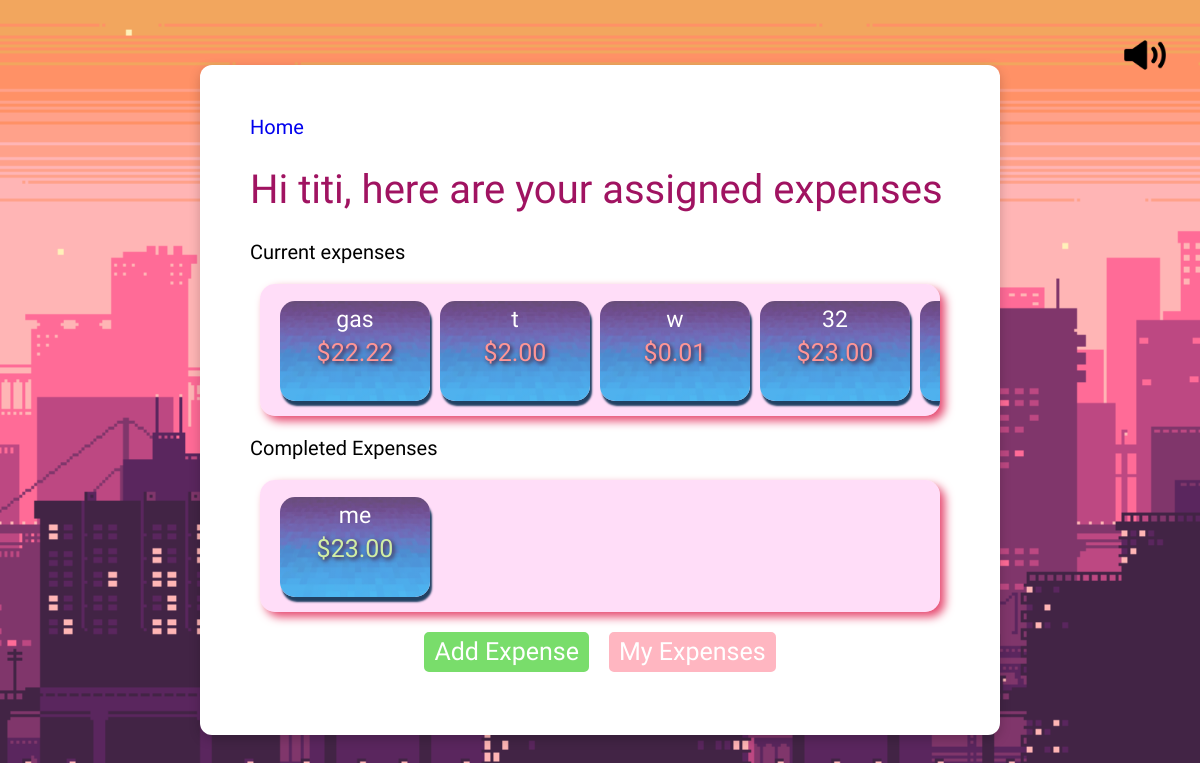
Page /dashboard/2 on the earlier database version.
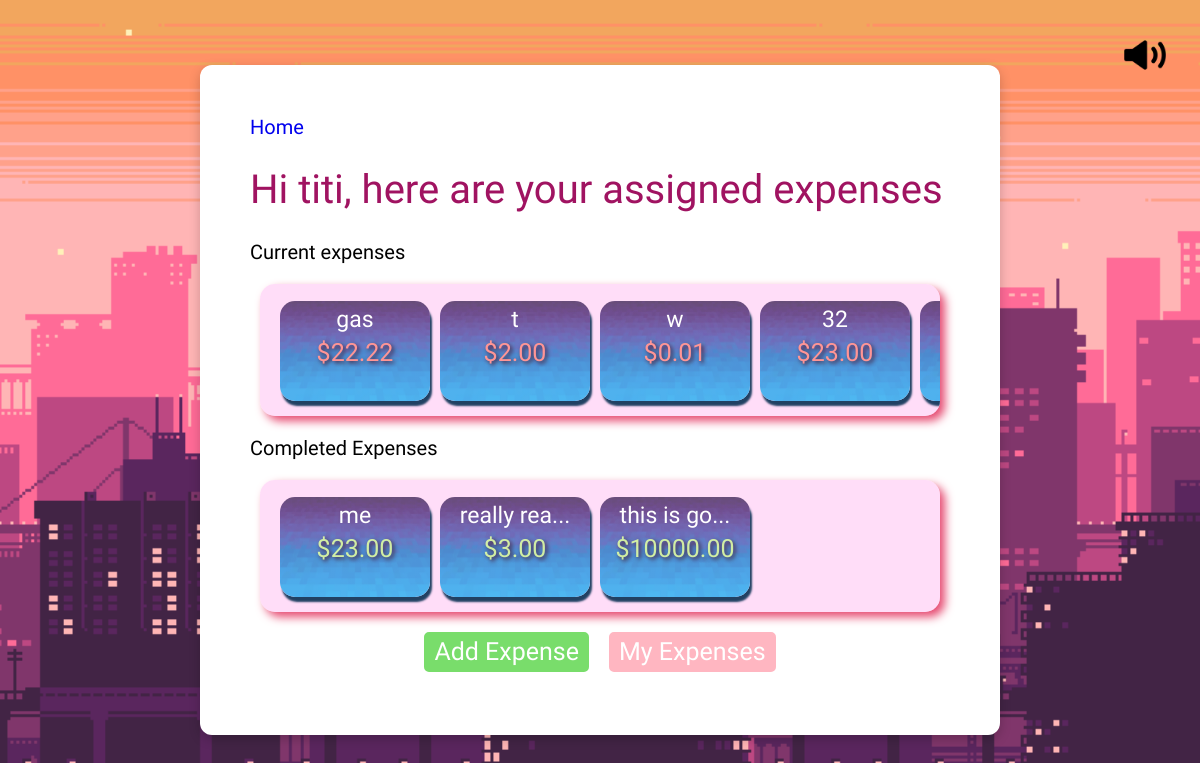
Same page on the later database version.
### app.py (models this page shows, shortened)
class User(db.Model):
    id = db.Column(db.Integer, primary_key= True)
    name = db.Column(db.String(20))
    created_on = db.Column(db.DateTime, default=datetime.now(timezone.utc))
    expenses = db.relationship('Expense', secondary=expense_assignments, backref='assigned_users')

class Expense(db.Model):
    id = db.Column(db.Integer, primary_key= True)
    title = db.Column(db.String(20))
    cost = db.Column(db.Numeric(10, 2), nullable=False)
    assigned_on = db.Column(db.DateTime, default=datetime.now(timezone.utc))
    assigned_by_id = db.Column(db.Integer, db.ForeignKey('user.id'))
    creator = db.relationship('User', backref='created_expenses')
    due_by = db.Column(db.DateTime)
    note = db.Column(db.String(200))
    completed = db.Column(db.Integer, default=0) #1= true/complete, 0=false/incomplete

### app.py (the view)
@app.route("/dashboard/<int:id>", methods=["POST", "GET"])
def dashboard(id:int):
    user = User.query.get_or_404(id)
    all_expenses = user.expenses
    if request.method == "POST":
        return redirect(f"/dashboard/{id}")
    else:
        return render_template("dashboard.html", user=user, all_expenses=all_expenses)

### templates/dashboard.html (shortened to what this page needs)
{% extends "base.html" %}
{% block body %}
<div class="dashboard_content">
    <div class="home">
            <a href="/"> Home </a>
        </div>
    <h1 class="dashboard_welcome"> Hi {{user.name}}, here are your assigned expenses </h1>
        <h3 class="sub-title"> Current expenses</h3>
        {% set incomplete_expenses = [] %}
        {% set complete_expenses = [] %}
        {% for expense in all_expenses %}
            {% if expense.completed == 0 %}
                {% do incomplete_expenses.append(expense) %}
            {% else %}
                {% do complete_expenses.append(expense) %}
            {% endif %}
        {% endfor %}
        <div class="curr_box" style="display:flex; flex-direction: row;">
        {% if incomplete_expenses%}
            {% for expense in all_expenses %}
                 {% if expense.completed == 0 %}
                <a href="/expense_view/{{user.id}}/{{expense.id}}">
                    <div class="expense_box">
                            <div class="curr_title">
                                {% if expense.title|length < 14 %}
                                    {{ expense.title }}
                                {% else %}
                                    {{ expense.title[:10] }}...
                                {% endif %}
                                <br>
                            </div>
                            <div class="curr_cost";>
                                ${{expense.cost}}
                                <br>
                            </div>
                    </div>
                </a>
                <br>
                {%endif%}
            {% endfor %}
        {% else %}
                <p class="no_msg"> No current expenses... </p>
        {% endif%}
        </div>
        <h3 class="sub-title"> Completed Expenses </h3>
        <div class="curr_box" style="display:flex; flex-direction: row;">
        {% if complete_expenses %}
            {% for expense in all_expenses %}
                {% if expense.completed == 1 %}
                    <a href="/expense_view/{{user.id}}/{{expense.id}}">
                        <div class="expense_box">
                            <div class="curr_title">
                                {% if expense.title|length < 14 %}
                                    {{ expense.title }}
                                {% else %}
                                    {{ expense.title[:10] }}...
                                {% endif %}
                                <br>
                            </div>
                            <div class="curr_cost" style="color: rgba(225, 255, 165, 0.89)">
                                ${{expense.cost}}
                                <br>
                            </div>
                    </div>
                </a>
                <br>
                {% endif %}
            {% endfor %}
        {%else%}
            <p class="no_msg"> No expenses have been completed yet... </p>
        {% endif %}
        </div>
    <div class= "btn_add_my" style="display:flex; flex-direction: row;">
        <form action="/add_expense/{{user.id}}" method="GET">
            <input type="submit", value="Add Expense", id="btn_add_expense">
        </form>
        <form action="/my_expenses/{{user.id}}">
            <input type="submit", value="My Expenses", id="btn_my_expenses">
        </form>
    </div>
{% endblock %}

### templates/base.html (shortened to what this page needs)
<!DOCTYPE html>
<html lang="en">
<head>
    <link rel="stylesheet" href="{{url_for('static', filename='style.css')}}"/>
    <link rel="stylesheet" href="https://cdn.jsdelivr.net/npm/choices.js/public/assets/styles/choices.min.css"/>
</head>
<body>
    <div class="music-toggle" onclick="toggleYouTube()">
        <img id="musicIcon" src='/static/images/volume.png' alt="toggle music"/>
    </div>
    {% block body %}
    {% endblock %}
</body>
</html>

### static/style.css (style rules this page uses)
body { background-image: url("/static/images/pinkg.gif"); background-size: cover; background-repeat: no-repeat; background-position: center; display: flex; min-height: 100vh; margin: 0; justify-content: center; align-items: center; }
a { text-decoration: none; }
::placeholder { font-family: "Jersey 20", sans-serif; font-size: 18px; }
.home { font-size: 20px; font-family: "Jersey 20", sans-serif; }
.home_content, .dashboard_content, .expense_view, .add_expense_view, .edit_content, .my_expenses { background-color: white; padding: 50px; border-radius: 12px; box-shadow: 0 4px 12px rgba(0, 0, 0, 0.2); width: 80%; margin-top: 0px; height: 570px; max-width: 700px; }
.welcome, .dashboard_welcome, .expense_intro, .add_expense_title, .edit_title { font-size: 40px; font-family: "Jersey 20", sans-serif; font-weight: 350; color: rgb(160, 19, 97); }
.expense_box { border-radius: 15px; border-width: 5px; box-shadow: 2px 5px 2px #214163; min-width: 150px; max-width: 150px; height: 100px; background: linear-gradient(rgba(255, 255, 255, 0.3), rgba(255, 255, 255, 0.3)), url("/static/images/blue2.jpg"); background-size: cover; background-repeat: no-repeat; background-position: center; margin-left: 10px; margin-bottom: 5px; }
.curr_box { margin: 10px; padding: 10px; display: flex; flex-direction: row; overflow-x: auto; overflow-y: hidden; scroll-behavior: smooth; border-radius: 15px; background-color: rgba(254, 186, 240, 0.49); box-shadow: 5px 5px 10px #e64970; scrollbar-width: none; }
.sub-title { font-size: 20px; font-family: "Jersey 20", sans-serif; font-weight: 100; }
.curr_title { color: rgb(255, 255, 255); text-align: center; font-family: "Jersey 20", sans-serif; font-weight: 400; font-style: normal; font-size: 23px; padding: 5px; margin-top: 7px; }
.curr_cost { color: rgb(255, 149, 149); text-shadow: 2px 2px 4px rgb(69, 17, 39); text-align: center; font-family: "Jersey 20", sans-serif; font-weight: 400; font-style: normal; font-size: 25px; }
.btn_add_my { justify-content: center; }
#btn_add_expense { border: 4px solid #79dd6b; border-radius: 5px; background-color: #79dd6b; font-size: 16px; color: white; font-family: "Jersey 20", sans-serif; font-size: 25px; width: auto; height: 40px; margin-top: 10px; }
#btn_my_expenses { border: 4px solid #ffb6c1; border-radius: 5px; background-color: #ffb6c1; font-size: 16px; color: white; font-family: "Jersey 20", sans-serif; font-size: 25px; width: auto; height: 40px; margin-top: 10px; margin-left: 20px; }
.music-toggle { position: fixed; top: 20px; right: 20px; width: 50px; height: 50px; cursor: pointer; z-index: 1001; border-radius: 50%; padding: 10px; transition: 0.3s ease; }
.music-toggle img { width: 100%; height: 100%; -o-object-fit: contain; object-fit: contain; }

Differences in the rows shown:
added Expense: completed 1 (drawn), title "really rea", cost "3.00", shown under "Completed Expenses"
added Expense: completed 1 (drawn), title "this is go", cost "10000.00", shown under "Completed Expenses"
